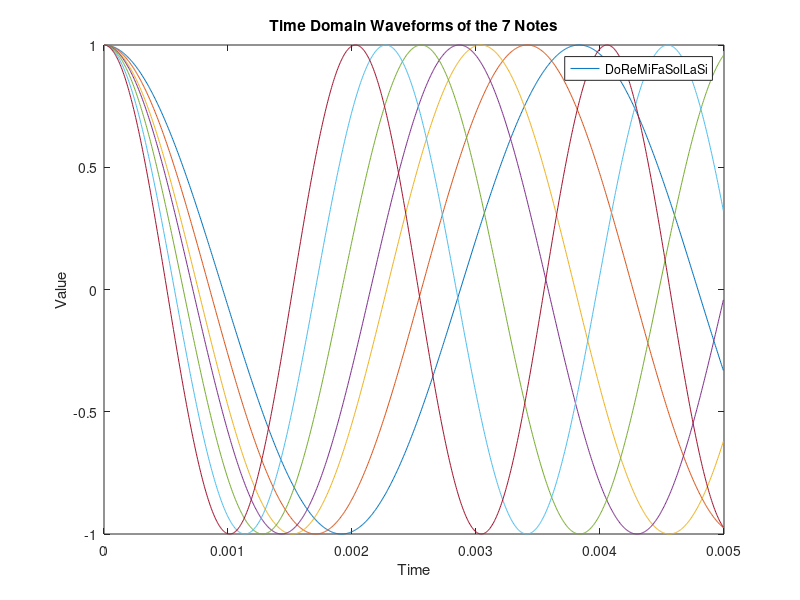
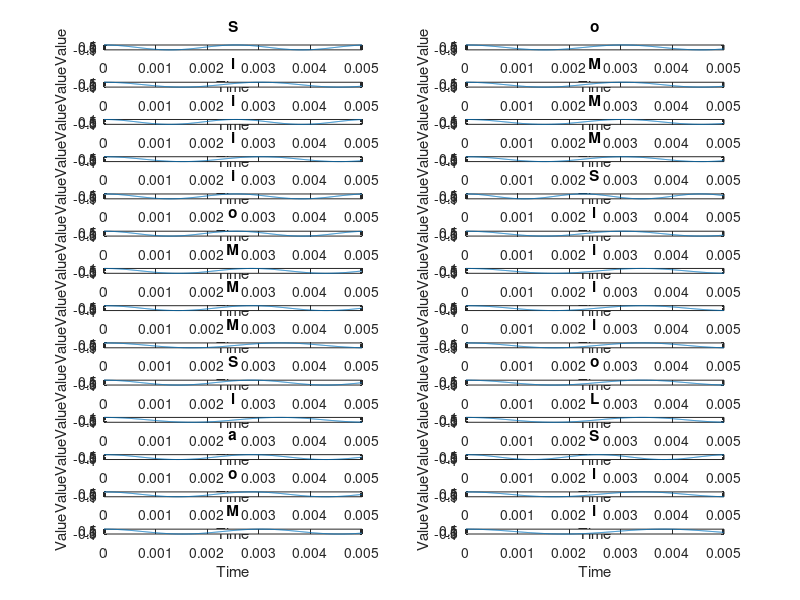
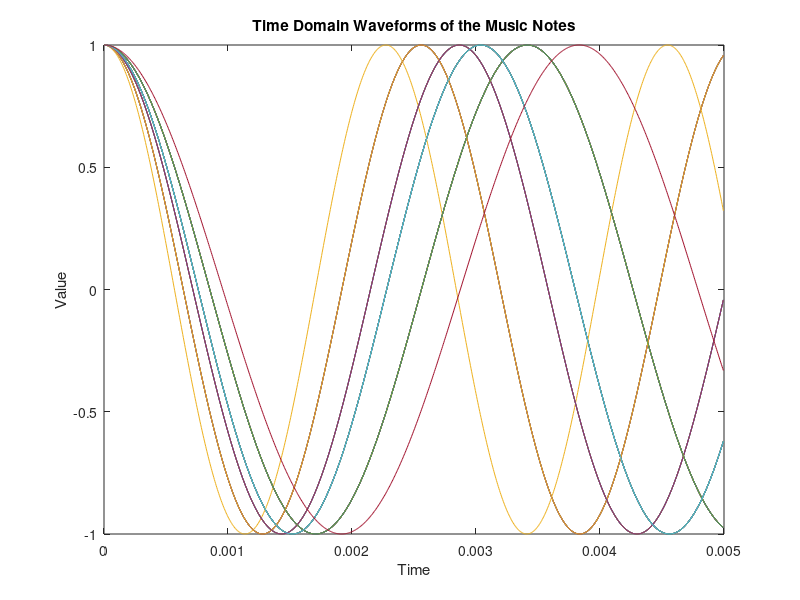
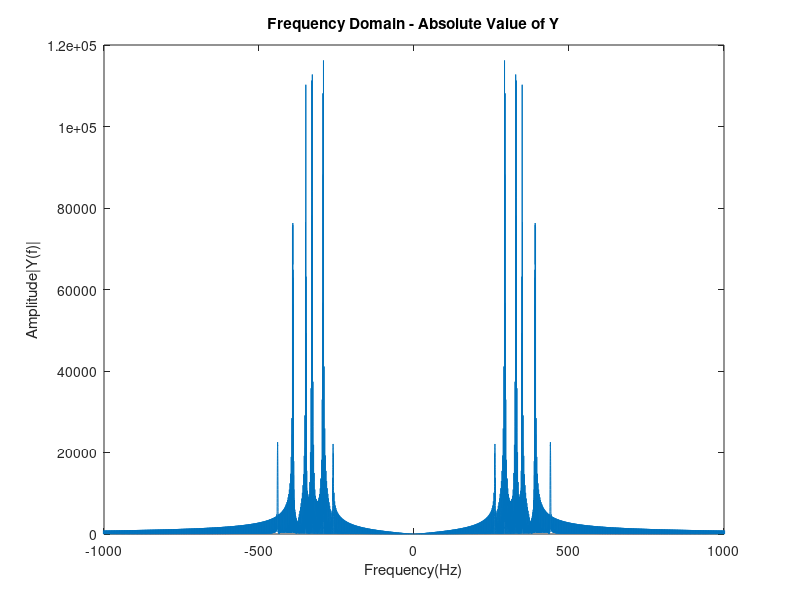

Here is the MATLAB script that generated these plots, in order:
clc; clear all; close all; %#ok<*CLALL> 

%% Time domain:
Fs = 88200; % The sampling frequency is selected as 88.2 KHz
dt = 1/Fs; % Each time sample
StartTime = 0;
StopTime = 0.5; % Total duration of each note will be 0.5 second

t = (StartTime:dt:StopTime-dt)'; % Sampling

%Find the frequencies in Hz of each musical tone and add it to the code 
Do= 261; 
Re= 293; 
Mi= 329; 
Fa= 349; 
Sol= 391; 
La=440;  
Si= 493;

%% Creating music
Fc = [Sol Mi Mi Mi Sol Mi Mi Mi Sol La Sol Mi Fa Re Fa Re Re Re Fa Re Re Re Fa Sol Fa Re Mi Do]; %küçük kurbağa
Fc_String = ["Sol", "Mi", "Mi", "Mi","Sol","Mi","Mi","Mi","Sol","La","Sol","Mi","Fa" ,"Re", "Fa", "Re", "Re", "Re", "Fa", "Re", "Re", "Re", "Fa", "Sol", "Fa", "Re", "Mi", "Do"];
Fc_Notes = [Do Re Mi Fa Sol La Si]; % 7 musical notes
y = cos(2*pi*t*Fc); % Each musical tone is a pure sine wave 
N = size(y,2); % Checking the number of musical notes we use

%% Reshape signal to a single column vector:
y = y(:);
%sound(y,Fs); % Listen, also read the help file of sound function

%% Reformulate time domain:
StopTime = N*StopTime; % Since we have N tones, total time increases 
t = (StartTime:dt:StopTime-dt)'; % Creating new time vector
M = size(t,1); % Finding the length of the time vector

%% Frequency domain:
dF = Fs/M; % The fourier transform creates frequency bins in the length of the input vector. Since our total length is M, and our maximum frequency is Fs, each frequency bin is Fs/M
f = -Fs/2:dF:Fs/2-dF; % Frequencies range from -Fs/2 to Fs/2 (Remember Nyquist Rate)
Y = fftshift(fft(y)); % Why is fftshift used?



%% Plot 1000 sample points for each tone in the time domain
tt = 0:0.000005:0.005-0.000005; %1000 sample, sample interval = 0.000005 

% Time domain Waveforms for each 7 notes
figure;
for i = 1:1:length(Fc_Notes)
   plot(tt, cos(2*pi.*tt*Fc_Notes(i)));
   hold on;
end
legend (["Do", "Re", "Mi", "Fa", "Sol", "La", "Si"]);
xlabel("Time");
ylabel("Value");
title("Time Domain Waveforms of the 7 Notes");

% Time domain Waveforms for each music notes in subplot
figure;
for i = 1:1:length(Fc)
   subplot(length(Fc)/2,2,i);
   plot(tt, cos(2*pi.*tt*Fc(i)));
   title(Fc_String(i));
   xlabel("Time");
   ylabel("Value");
   hold on;
end

% Time domain Waveforms for each music notes in one figure
figure;
for i = 1:1:length(Fc)
   plot(tt, cos(2*pi.*tt*Fc(i)));
   hold on;
end
xlabel("Time");
ylabel("Value");
title("Time Domain Waveforms of the Music Notes");


%% Plot the absolute value of 'Y' from -1000 Hz to 1000Hz in the frequency domain, remember 0 Hz is in the middle.
figure;
plot(f, abs(Y));
title("Frequency Domain - Absolute Value of Y");
xlabel("Frequency(Hz)");
ylabel("Amplitude|Y(f)|");
xlim([-1000, 1000]);

%%%%Can you see all the musical tones?
%%%% Why do you think we have negative frequencies?


%% Find the frequency bins for the musical tone Do and make them equal to zero in Y.
%We choose Do note because Si note is not available in our music. 
% Do is the last note of our music

%First we tried to use find() function. But it didnt work.
% Do_indices = find(f >= Do - 10 & f <= Do + 10); % Defining a frequency range around Do
% Y(Do_indices) = 0; % Set the values in this frequency range to zero

%We directly remove Do bins in y ,then applied Fourier Transform again.It worked.
y(1190700:end, 1) = 0; %This is the Do frequency range.
Y = fftshift(fft (y));

% Plotting the modified frequency domain signal
figure;
plot(f, abs(Y));
title("Frequency Domain - Tone Do Frequency Bins Set to Zero");
xlabel("Frequency (Hz)");
ylabel("Amplitude|Y(f)|");
xlim([-1000, 1000]);

%% Inverse transform and listen to the modified signal
y1 = ifft(ifftshift(Y));
sound(y1, Fs); %Last note Do is removed